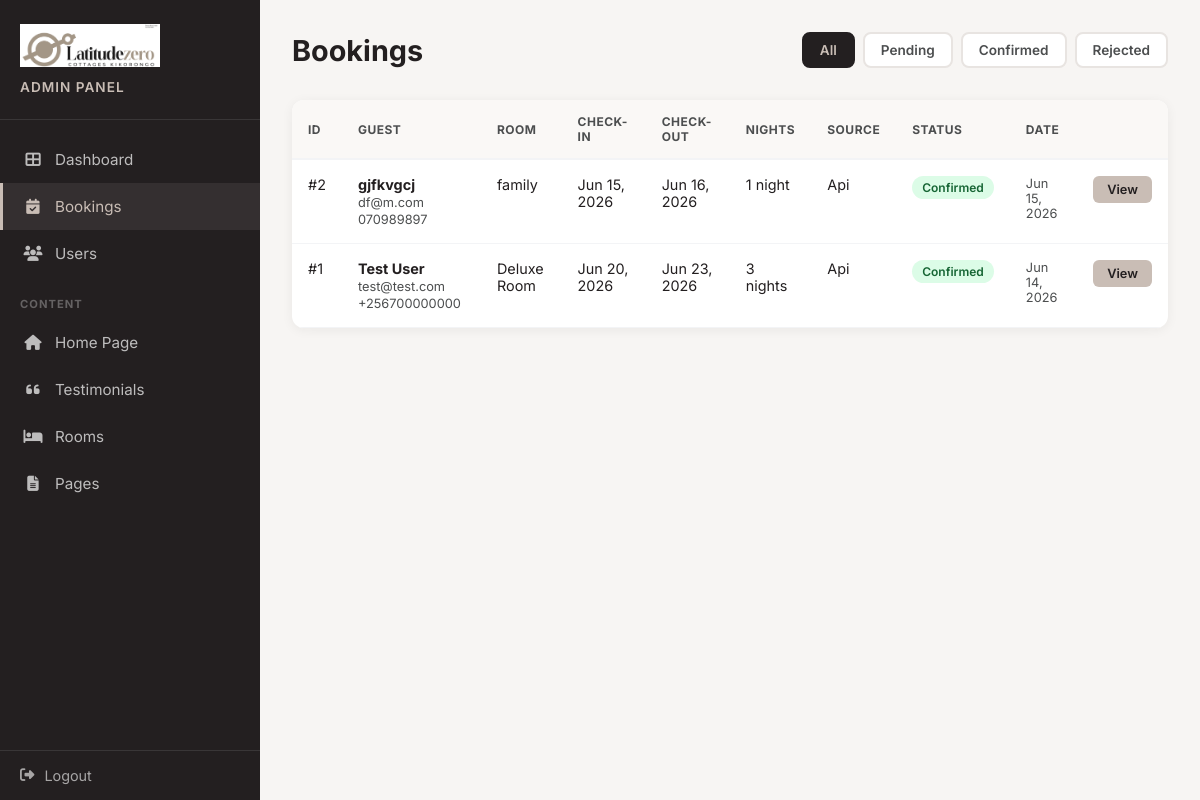
Page /admin/bookings/ (signed in) on the committed database.
### models.py (models this page shows, shortened)
class Booking(db.Model):
    __tablename__ = 'bookings'
    id = db.Column(db.Integer, primary_key=True)
    checkin = db.Column(db.Date, nullable=False)
    checkout = db.Column(db.Date, nullable=False)
    guests = db.Column(db.String(20), nullable=False)
    room = db.Column(db.String(100), nullable=False)
    name = db.Column(db.String(120), nullable=False)
    email = db.Column(db.String(120), nullable=False)
    phone = db.Column(db.String(40))
    requests = db.Column(db.Text)
    status = db.Column(db.String(20), default='pending')
    source = db.Column(db.String(20), default='whatsapp')
    created_at = db.Column(db.DateTime, default=datetime.utcnow)
    @property
    def nights(self):
        if self.checkout and self.checkin:
            return (self.checkout - self.checkin).days
        return 0

### app.py (the view)
@app.route('/admin/bookings/')
@login_required
def admin_bookings():
    status_filter = request.args.get('status', '')
    page = request.args.get('page', 1, type=int)
    per_page = 20
    query = Booking.query
    if status_filter:
        query = query.filter_by(status=status_filter)
    query = query.order_by(Booking.created_at.desc())
    pagination = query.paginate(page=page, per_page=per_page, error_out=False)
    return render_template('bookings.html',
                           bookings=pagination.items,
                           pagination=pagination,
                           status_filter=status_filter)

### app.py (called while the page is built)
@login_manager.user_loader
def load_user(user_id):
    return User.query.get(int(user_id))

### templates/bookings.html (shortened to what this page needs)
<!DOCTYPE html>
<html lang="en">
<head>
    <link rel="stylesheet" href="https://cdnjs.cloudflare.com/ajax/libs/font-awesome/6.4.0/css/all.min.css">
</head>
<body>
    <div class="admin-layout">
        <aside class="sidebar">
            <div class="sidebar-header">
                <img src="/images/logos/secondary-logo.png" alt="Latitude Zero">
                <h2>Admin Panel</h2>
            </div>
            <nav class="sidebar-nav">
                <a href="/admin/"><i class="fas fa-th-large"></i> Dashboard</a>
                <a href="/admin/bookings/" class="active"><i class="fas fa-calendar-check"></i> Bookings</a>
                {% if current_user.is_superuser %}
                <a href="/admin/users/"><i class="fas fa-users"></i> Users</a>
                {% endif %}
                <div class="nav-section-title">Content</div>
                <a href="/admin/settings/"><i class="fas fa-home"></i> Home Page</a>
                <a href="/admin/testimonials/"><i class="fas fa-quote-left"></i> Testimonials</a>
                <a href="/admin/rooms/"><i class="fas fa-bed"></i> Rooms</a>
                <a href="/admin/pages/"><i class="fas fa-file-alt"></i> Pages</a>
            </nav>
            <div class="sidebar-footer">
                <a href="/admin/logout/"><i class="fas fa-sign-out-alt"></i> Logout</a>
            </div>
        </aside>
        <main class="main-content">
            <div class="page-header">
                <h1>Bookings</h1>
                <div class="filters">
                    <a href="/admin/bookings/" class="filter-btn {% if not status_filter %}active{% endif %}">All</a>
                    <a href="/admin/bookings/?status=pending" class="filter-btn {% if status_filter == 'pending' %}active{% endif %}">Pending</a>
                    <a href="/admin/bookings/?status=confirmed" class="filter-btn {% if status_filter == 'confirmed' %}active{% endif %}">Confirmed</a>
                    <a href="/admin/bookings/?status=rejected" class="filter-btn {% if status_filter == 'rejected' %}active{% endif %}">Rejected</a>
                </div>
            </div>
            <div class="table-card">
                {% if bookings %}
                <table>
                    <thead>
                        <tr>
                            <th>ID</th>
                            <th>Guest</th>
                            <th>Room</th>
                            <th>Check-in</th>
                            <th>Check-out</th>
                            <th>Nights</th>
                            <th>Source</th>
                            <th>Status</th>
                            <th>Date</th>
                            <th></th>
                        </tr>
                    </thead>
                    <tbody>
                        {% for booking in bookings %}
                        <tr>
                            <td>#{{ booking.id }}</td>
                            <td>
                                <div class="guest-info">
                                    <strong>{{ booking.name }}</strong>
                                    <span>{{ booking.email }}</span>
                                    {% if booking.phone %}
                                    <span>{{ booking.phone }}</span>
                                    {% endif %}
                                </div>
                            </td>
                            <td>{{ booking.room }}</td>
                            <td>{{ booking.checkin.strftime('%b %d, %Y') }}</td>
                            <td>{{ booking.checkout.strftime('%b %d, %Y') }}</td>
                            <td>{{ booking.nights }} night{{ 's' if booking.nights != 1 else '' }}</td>
                            <td style="text-transform:capitalize;">{{ booking.source }}</td>
                            <td><span class="badge {{ booking.status }}">{{ booking.status|title }}</span></td>
                            <td style="color:#4C4E4F;font-size:0.8rem;">{{ booking.created_at.strftime('%b %d, %Y') }}</td>
                            <td><a href="/admin/bookings/{{ booking.id }}/" class="btn-sm">View</a></td>
                        </tr>
                        {% endfor %}
                    </tbody>
                </table>
                {% else %}
                <div class="empty-state">
                    <i class="fas fa-calendar-times"></i>
                    <p>No bookings found.{% if status_filter %} <a href="/admin/bookings/">Clear filter</a>{% endif %}</p>
                </div>
                {% endif %}
            </div>
        </main>
    </div>
</body>
</html>

### templates/bookings.html (style rules this page uses)
* { margin: 0; padding: 0; box-sizing: border-box; }
body { font-family: 'Inter', sans-serif; background: #f7f5f3; color: #231F20; min-height: 100vh; }
.admin-layout { display: flex; min-height: 100vh; }
.sidebar { width: 260px; background: #231F20; color: #fff; flex-shrink: 0; display: flex; flex-direction: column; }
.sidebar-header { padding: 24px 20px; border-bottom: 1px solid rgba(255,255,255,0.1); }
.sidebar-header img { max-width: 140px; margin-bottom: 8px; }
.sidebar-header h2 { font-size: 0.85rem; font-weight: 600; color: #C9BDB5; text-transform: uppercase; letter-spacing: 1px; }
.sidebar-nav { flex: 1; padding: 16px 0; }
.sidebar-nav a { display: flex; align-items: center; gap: 12px; padding: 14px 20px; color: rgba(255,255,255,0.7); text-decoration: none; font-size: 0.95rem; transition: all 0.2s; border-left: 3px solid transparent; }
.sidebar-nav a.active { background: rgba(201,189,181,0.1); color: #C9BDB5; border-left-color: #C9BDB5; }
.sidebar-nav a i { width: 20px; text-align: center; }
.sidebar-nav .nav-section-title { padding: 20px 20px 8px; font-size: 0.7rem; font-weight: 700; text-transform: uppercase; letter-spacing: 1px; color: rgba(255,255,255,0.3); }
.sidebar-footer { padding: 16px 20px; border-top: 1px solid rgba(255,255,255,0.1); }
.sidebar-footer a { display: flex; align-items: center; gap: 10px; color: rgba(255,255,255,0.6); text-decoration: none; font-size: 0.9rem; transition: color 0.2s; }
.main-content { flex: 1; padding: 32px; overflow-y: auto; }
.page-header { display: flex; justify-content: space-between; align-items: center; margin-bottom: 32px; flex-wrap: wrap; gap: 16px; }
.page-header h1 { font-size: 1.8rem; font-weight: 700; }
.filters { display: flex; gap: 8px; flex-wrap: wrap; }
.filter-btn { padding: 8px 16px; border-radius: 8px; font-size: 0.85rem; font-weight: 600; text-decoration: none; border: 2px solid #e8e4e1; color: #4C4E4F; background: #fff; transition: all 0.2s; }
.filter-btn.active { background: #231F20; border-color: #231F20; color: #C9BDB5; }
.table-card { background: #fff; border-radius: 12px; box-shadow: 0 2px 12px rgba(35,31,32,0.06); overflow: hidden; }
table { width: 100%; border-collapse: collapse; }
th { text-align: left; padding: 14px 16px; font-size: 0.75rem; font-weight: 700; text-transform: uppercase; letter-spacing: 0.5px; color: #4C4E4F; background: #faf8f6; border-bottom: 2px solid #f3f4f6; }
td { padding: 16px; font-size: 0.9rem; border-bottom: 1px solid #f3f4f6; vertical-align: top; }
.badge { display: inline-block; padding: 4px 10px; border-radius: 20px; font-size: 0.75rem; font-weight: 600; }
.badge.confirmed { background: #dcfce7; color: #166534; }
.btn-sm { display: inline-block; padding: 6px 14px; background: #C9BDB5; color: #231F20; text-decoration: none; border-radius: 6px; font-size: 0.8rem; font-weight: 600; transition: background 0.2s; }
.guest-info strong { display: block; }
.guest-info span { color: #4C4E4F; font-size: 0.8rem; }

### rows in the picture
Booking: id "2", name "gjfkvgcj", email "df@m.com", phone "070989897", room "family", checkin "Jun 15, 2026", checkout "Jun 16, 2026", nights "1", source "Api", status "Confirmed", created_at "Jun 15, 2026"
Booking: id "1", name "Test User", email "test@test.com", phone "+256700000000", room "Deluxe Room", checkin "Jun 20, 2026", checkout "Jun 23, 2026", nights "3", checkout+checkin "s", source "Api", status "Confirmed", created_at "Jun 14, 2026"
